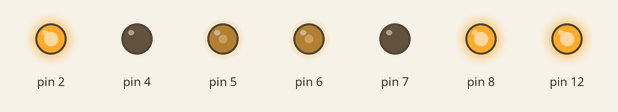
Simulated run of this sketch. Board: Arduino Uno, built with avr-gcc and run on an emulated ATmega328P. Parts: output pins drawn as LEDs (lit = HIGH).

Above: at 0.1 s.
Timing chart, 0 to 1.6 s (numbered marks = the images above):
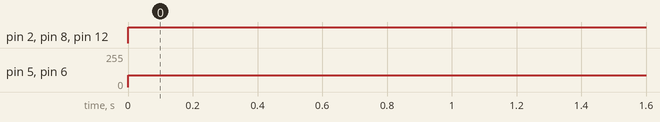

The sketch:

motor_test.ino
```cpp
#include<TB6612.h>

#define MotorAIN1 2
#define MotorAIN2 4
#define MotorBIN1 8
#define MotorBIN2 7
#define MotorPWMA 6
#define MotorPWMB 5
#define MotorSTBY 12

TB6612* motor = new TB6612(MotorAIN1, MotorAIN2, MotorPWMA, MotorBIN1, MotorBIN2, MotorPWMB, MotorSTBY);

void setup()
{

}

void loop()
{
    motor->runleft(90);
    motor->runright(90);
}
```

Measured:
- by itself, pin 2, pin 8, pin 12: LOW → HIGH at 0.00 s
- by itself, pin 5, pin 6: 0/255 → 90/255 at 0.00 s
